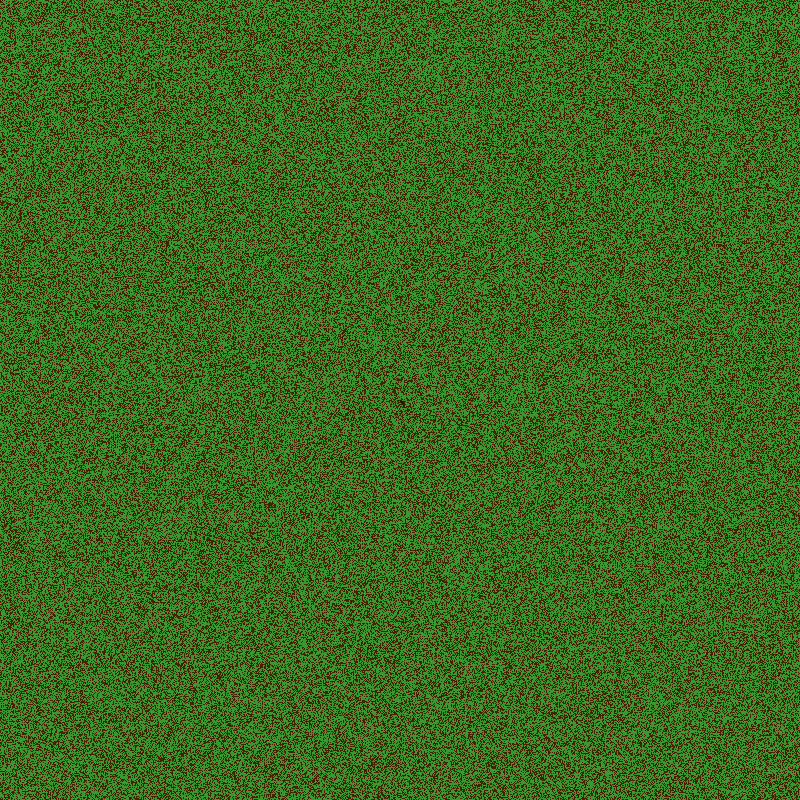
Frame 1 (no input)
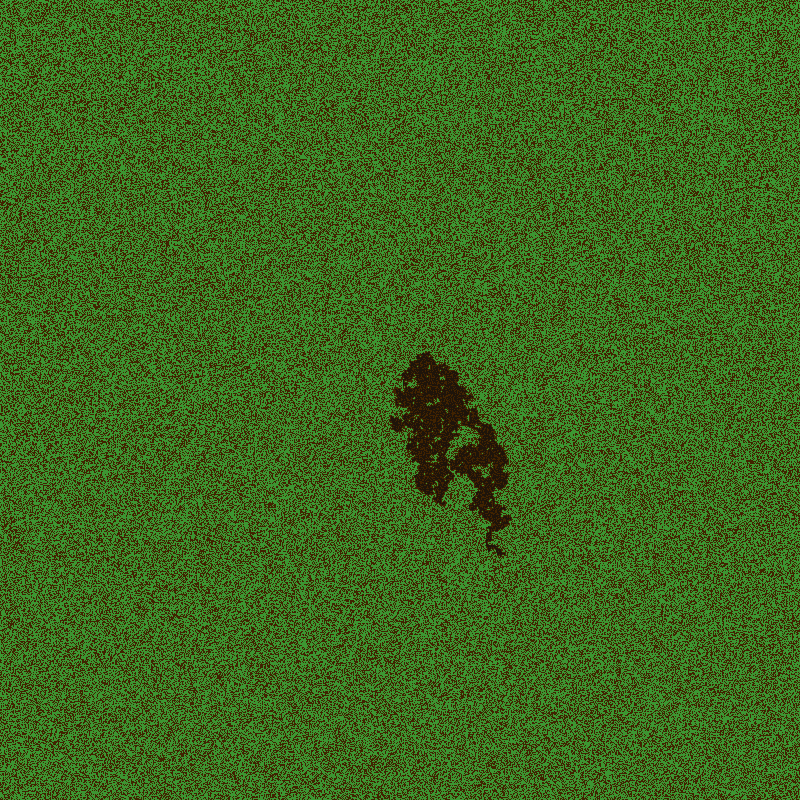
Frame 60 (the mouse pressed at the canvas centre just before this capture)
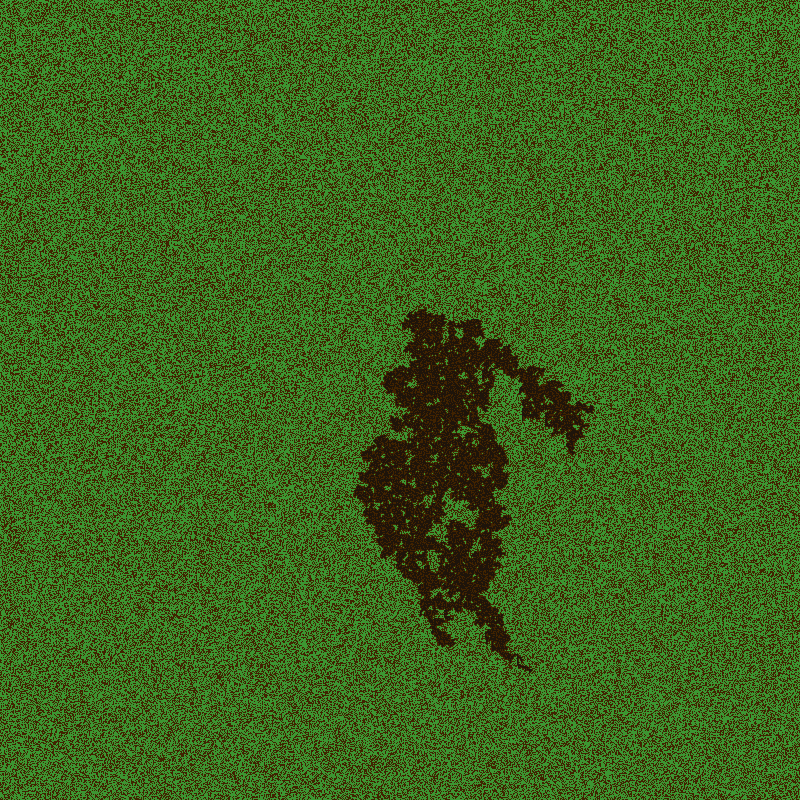
Frame 120 (the mouse held since frame 60 and released just before this capture)

The Processing sketch that drew these frames (run headless with seeded random() and noise(); from frame 60 on, the mouse is pressed at the canvas centre):

// Processing sketch: ForestFire
// ── ForestFire.pde

/*
FOREST FIRE
Jeff Thompson | jeffreythompson.org | 2011/20

Based on a classic chaotic algorithm (citation is tricky)
described in James Gleick's amazing book "Chaos." This 
example uses the grid of pixels instead of discreet 
objects: green are trees and black is empty space. A 
single random pixel (the seed) is started on fire. Each
frame we test every pixel: if it's on fire, we set fire
to any neighboring trees.

This kind of grid-based system works great for terrain-
generation too!

SEE ALSO
+ A much more detailed paper that uses a similar approach:
  https://www.intechopen.com/books/forest-fire/forest-fire-model

CHALLENGES
+ Can you keep track of the number of pixels burned each
  frame and reset the simulation when it's zero?
+ Can you use Perlin noise to create the pattern of trees?
+ Can you add wind that makes the fire move faster in
  one direction?
+ Can you add other elements to our landscape, perhaps ones
  like rocks or ponds that don't burn?
+ What about some terrain that burns faster or slower? (Hint:
  you'll probably need to use a class, keeping track of
  whether an element is burning or not and how long it
  takes to fully burn.)
 
*/


// the overall chance a given pixel will be a tree or
// the ground – try playing with this value!
float treeDensity = 60;   // can be range of 0–100

// variables for trees, ground, and burned spots
// (this isn't necessary, but makes our code below
// much more readable)
int ground =  0;
int tree =    1;
int burned = -1;

color groundColor = color(65, 35, 0);
color treeColor =   color(60, 150, 50);
color burnedColor = color(30, 20, 10);

// we store our "forest" as a 2D array
int[][] forest;


void setup() {
  size(800, 800);
  surface.setLocation(0, 0);
  noCursor();

  // create the forest array (one for each pixel)
  forest = new int[height][width];
  
  // initialize our terrain with randomly-placed trees
  for (int y=0; y<height; y++) {
    for (int x=0; x<width; x++) {
      if (random(100) < treeDensity) {
        forest[y][x] = tree;
      }
      else {
        forest[y][x] = ground;
      }
    }
  }
  
  // set fire to the center pixel
  // (could also be random, or multiple locations!)
  int x = int(width/2);
  int y = int(height/2);
  forest[y][x] = burned;
}


void draw() {
  
  // go through all the values in our forest...
  loadPixels();
  for (int y=0; y<height; y++) {
    for (int x=0; x<width; x++) {
      
      // update the burn
      burn(x, y);
      
      // draw the forest
      float value = forest[y][x];
      int position = y * width + x;
      if (value == ground) {
        pixels[position] = groundColor;
      }
      else if (value == tree) {
        pixels[position] = treeColor;
      }
      else if (value == burned) {
        pixels[position] = burnedColor;
      }
    }
  }
  updatePixels();
}


// any key to reset the simulation
void keyPressed() {
  setup();
}

// ── Burn.pde

void burn(int x, int y) {
  
  // if already not burned yet, skip
  // (since it's not on fire!)
  if (forest[y][x] != burned) {
    return;
  }
  
  // otherwise, burn this pixel's neighbors...
  
  // neighbor to the left
  if (x-1 >= 0 && forest[y][x-1] == tree) {
    forest[y][x-1] = burned;
  }
  
  // right
  if (x+1 < width && forest[y][x+1] == tree) {
    forest[y][x+1] = burned;
  }
  
  // up
  if (y-1 >= 0 && forest[y-1][x] == tree) {
    forest[y-1][x] = burned;
  }
  
  // down
  if (y+1 < height && forest[y+1][x] == tree) {
    forest[y+1][x] = burned;
  }
}
